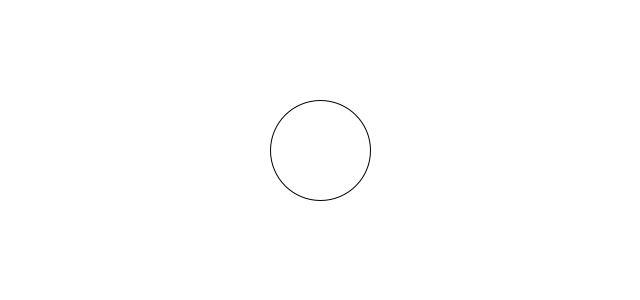
Frame 1 (no input)
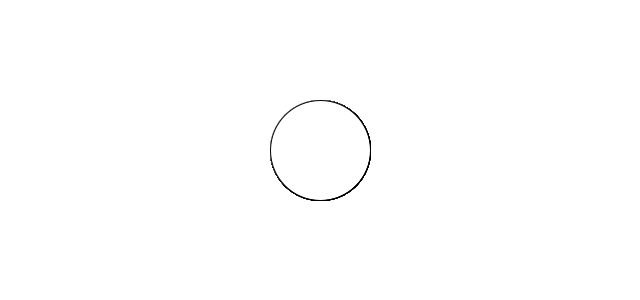
Frame 60 (the mouse pressed at the canvas centre just before this capture)
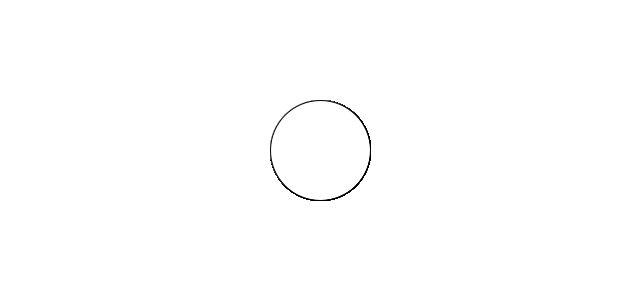
Frame 120 (the mouse held since frame 60 and released just before this capture)

The Processing sketch that drew these frames (run headless with seeded random() and noise(); from frame 60 on, the mouse is pressed at the canvas centre):

// Processing sketch: myfirstskecth
// ── myfirstskecth.pde
void setup() {
  size (640,300);
  background(255,255,255);
}

void draw() {
  circle(320,150,100);
}
